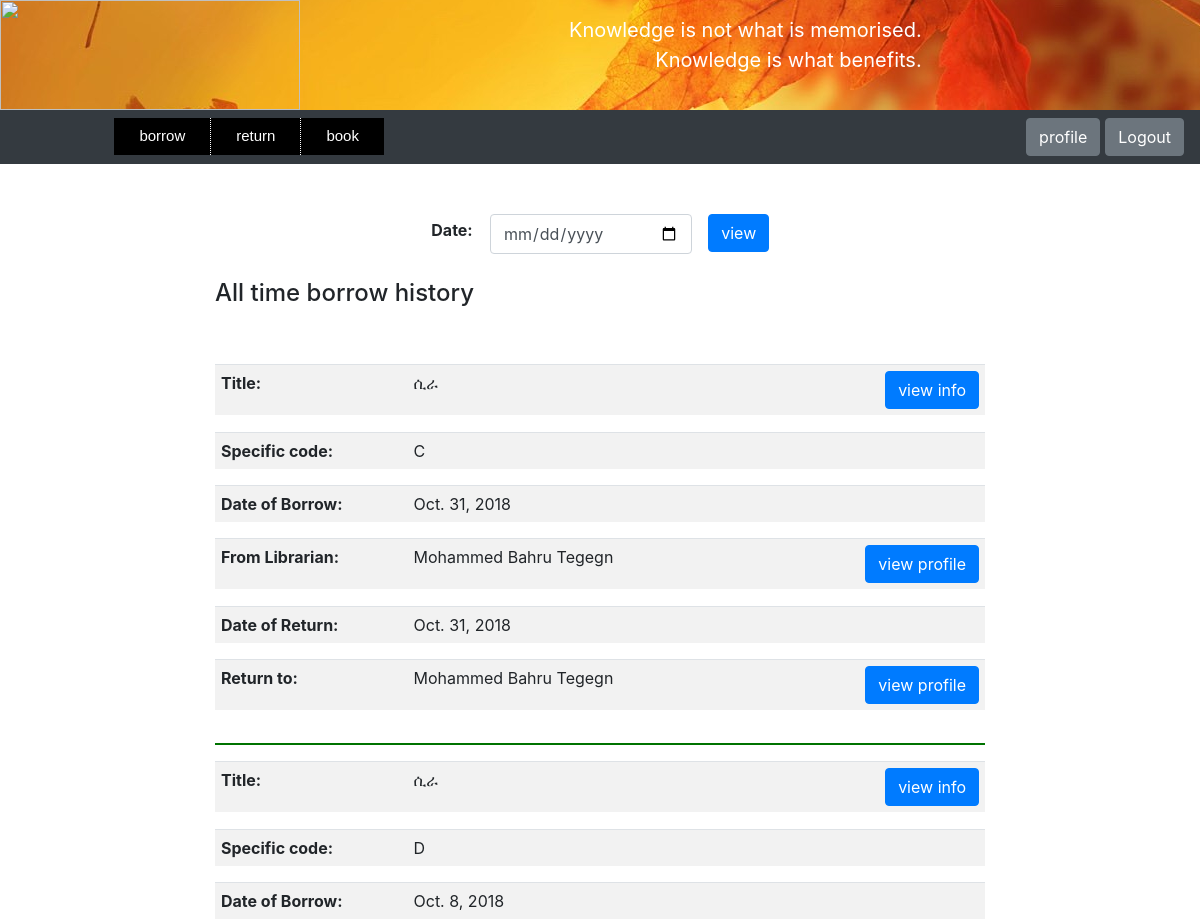
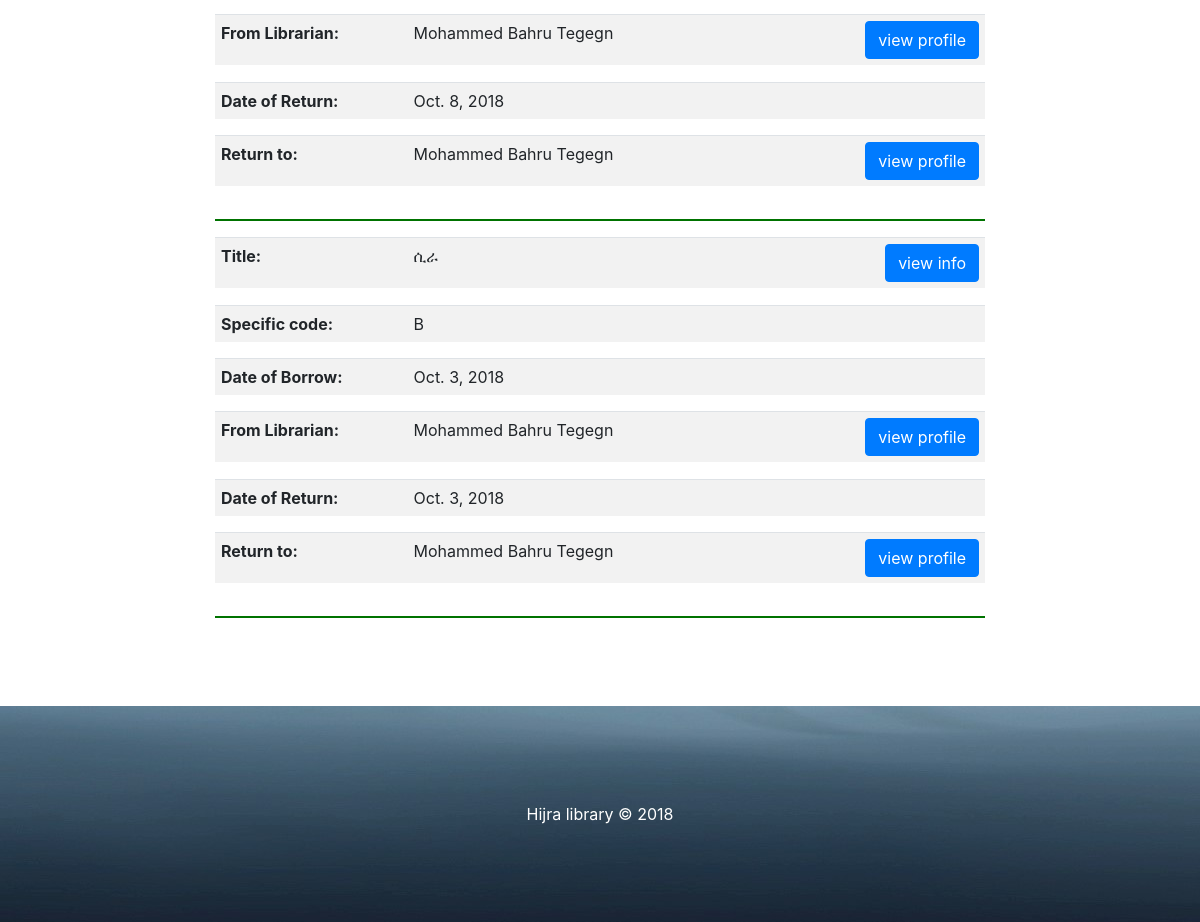
The page /view-borrow-history-by-user/ (signed in) on the database its author committed (2 pictures, top to bottom).
### store/models.py (models this page shows, shortened)
class Borrow(models.Model):
    user = models.ForeignKey(User, on_delete=models.CASCADE)
    book = models.ForeignKey(Book, on_delete=models.CASCADE)
    librarian = models.ForeignKey(Librarian, on_delete=models.CASCADE, null=True, blank=True,
                                  related_name='borrow_librarian')
    specific_code = models.CharField(max_length=200)
    borrow_date = models.DateField()
    return_date = models.DateField(blank=True, null=True)
    return_to = models.ForeignKey(Librarian, on_delete=models.CASCADE, null=True, blank=True,
                                  related_name='return_librarian')

class Book(models.Model):
    code = models.CharField(max_length=200, unique=True)
    title = models.CharField(max_length=200)
    author = models.CharField(max_length=200)
    pub_year = models.PositiveSmallIntegerField(null=True, blank=True)
    category = models.ForeignKey(Category, on_delete=models.CASCADE, null=True, blank=True)
    description = models.TextField(blank=True)
    page = models.PositiveIntegerField()
    amount = models.PositiveIntegerField(default=1)
    specific_code = CollectionField(sort=True, unique_items=True, collection_type=set)
    borrow_specific_code = CollectionField(sort=True, unique_items=True, collection_type=set, blank=True)
    image = models.ImageField(upload_to='', blank=True, default='book.png')
    register_date = models.DateField()
    class Meta:
        unique_together = ('title', 'author', 'page')
    def image_tag(self):
        return mark_safe('<img src="%s" width="150" height="150"/>' % self.image.url)
    image_tag.short_description = 'Image'
    image_tag.allow_tags = True

class Librarian(models.Model):
    librarian_id = models.CharField(max_length=200, blank=True, unique=True)
    name = models.CharField(max_length=200)
    middle_name = models.CharField(max_length=200)
    last_name = models.CharField(max_length=200)
    phone_regex = RegexValidator(
        regex=r'^\+?1?\d{10,15}$',
        message='Phone number must be entered in the format : 0987654321 or +251987654321 up to 15 digits allowed'
    )
    phone = models.CharField(validators=[phone_regex], max_length=15)
    year = models.PositiveSmallIntegerField(blank=True, null=True, default=0)
    department = models.CharField(max_length=200, null=True, blank=True)
    email = models.EmailField(blank=True)
    password_regex = RegexValidator(
        regex=r'^\S{6,1024}',
        message='password must be at least 6 character'
    )
    password = models.CharField(validators=[password_regex], max_length=1024)
    password_hint = models.CharField(max_length=200, blank=True)
    sex = models.CharField(max_length=200, choices=(('male', 'male'), ('female', 'female')))
    photo = models.ImageField(blank=True, default='null.png')
    register_date = models.DateField()
    def image_tag(self):
        return mark_safe('<img src="%s" width="150" height="150"/>' % self.photo.url)
    image_tag.short_description = 'Photo'
    image_tag.allow_tags = True

### store/views.py (the view)
# urls.py: path(r'view-borrow-history-by-user/', views.view_borrow_history_by_user, name='view-borrow-history-by-user'),
def view_borrow_history_by_user(request):
    user_id = request.session.get('user_auth')
    if user_id:
        try:
            user = User.objects.get(user_id=user_id)
        except User.DoesNotExist:
            raise Http404("This user is not registered")
        if request.method == "POST":
            form = DateSearchEngine(request.POST)
            if form.is_valid():
                date = request.POST.get('search_date')
                borrow = Borrow.objects.filter(user=user, borrow_date=date)
                for i in borrow:
                    i.book.photo = "Images/" + str(i.book.image)
                    if i.librarian:
                        i.librarian.image = "Images/" + str(i.librarian.photo)
                    if i.return_to:
                        i.return_to.image = "Images/" + str(i.return_to.photo)
                return render(request, 'webpages/view_borrow_history_by_user.html',
                              {'form': form, 'borrow': borrow, 'date': date})
            return render(request, 'webpages/view_borrow_history_by_user.html', {'form': form, 'date': None})
        else:
            form = DateSearchEngine()
            borrow = Borrow.objects.filter(user=user).order_by('borrow_date').reverse()
            for i in borrow:
                i.book.photo = "Images/" + str(i.book.image)
                if i.librarian:
                    i.librarian.image = "Images/" + str(i.librarian.photo)
                if i.return_to:
                    i.return_to.image = "Images/" + str(i.return_to.photo)
            return render(request, 'webpages/view_borrow_history_by_user.html',
                          {'form': form, 'borrow': borrow, 'date': 'All time'})
    else:
        raise Http404("You are not logged in")

### store/forms.py (shortened to what this page needs)
class DateSearchEngine(forms.Form):
    search_date = forms.DateField(
        label='Date',
        widget=forms.DateInput(attrs={'type': 'date'}),
    )

### store/models.py (called while the page is built)
    def __str__(self):
        return self.name

### store/templates/webpages/view_borrow_history_by_user.html (shortened to what this page needs)
<!DOCTYPE html>
<html lang="en">
    <head class="header-site">
            {% include "webpages/user_page.html" %}
        {% load static %}
        {% load filter %}
        {% load widget_tweaks %}
        <link rel="stylesheet" href="{% static 'files/bootstrap/css/bootstrap.css' %}"  type="text/css" >
        <link rel="stylesheet" href="{% static 'files/style2.css' %}"  type="text/css" >
        <link rel="stylesheet" href="{% static 'files/style3.css' %}"  type="text/css" >
        <link rel="stylesheet" href="{% static 'files/style4.css' %}"  type="text/css" >
        <link rel="stylesheet" href="{% static 'files/style5.css' %}"  type="text/css" >
        <link rel="stylesheet" href="{% static 'files/style6.css' %}"  type="text/css" >
        <link rel="stylesheet" href="{% static 'files/style8.css' %}"  type="text/css" >
    </head>
    <body>
        <div class = "container col-4">
        <form enctype="multipart/form-data" method="post" novalidate>
            {% for field in form.visible_fields %}
                <table style="width:100%; margin-top:0px;">
                    <tr >
                        <td style="width:20%;" align="center">
                            <strong>{{ field.label_tag }}</strong>
                        </td>
                        <td style="width:55%; vertical-align: top;">
                    {% if form.is_bound %}
                        {% if field.errors %}
                            {% render_field field class="form-control is-invalid" %}
                            {% for  error in field.errors %}
                                <div class="invalid-feedback">
                                    {{ error }}
                                </div>
                            {% endfor %}
                        {% else %}
                            {% render_field field class="form-control is-valid" %}
                        {% endif %}
                    {% else %}
                        {% render_field field class="form-control" %}
                    {% endif %}
                        </td>
                        <td style="width:25%; vertical-align: top;" align="center">
                    <button type="submit" class = "btn btn-primary" > view</button>
                        </td>
                    </tr>
                </table>
            {% endfor %}
        </form>
        </div>
        <div class="container col-8">
            {% if date  %}
                {% if borrow %}
                    <br><h4>{{date}} borrow history</h4><br><br>
                {% else %}
                    <br><h4>There is no borrow history on {{date}}</h4><br>
                {% endif %}
            {% endif %}
        </div>
        {% for i in borrow %}
        <div class="container col-8">
                <table  class="table table-striped">
                    <tr>
                        <td style="width: 25%;"><strong>Title:</strong></td>
                        <td style="width: 50%;">{{i.book.title}} </td>
                        <td style="width: 25%;" align="right">
                            <input type="button"  id ="button-book-{{i.id}}" class="btn btn-primary"  onclick="bookFunction({{i.id}})"
                      value="view info" ></td>
                    </tr>
                </table>
            </div>
            <div class="container col-8">
            </div>
            <div class="container col-8">
                <table  class="table table-striped">
                    <tr>
                        <td style="width: 25%;"><strong>Specific code:</strong></td>
                        <td style="width: 75%;">{{i.specific_code}} </td>
                    </tr>
                </table>
            </div>
            {% if date == 'All time' %}
                <div class="container col-8">
                <table  class="table table-striped">
                    <tr>
                        <td style="width: 25%;"><strong>Date of Borrow:</strong></td>
                        <td style="width: 75%;">{{i.borrow_date}} </td>
                    </tr>
                </table>
                </div>
            {% endif %}
            {% if i.librarian %}
                <div class="container col-8">
                    <table  class="table table-striped">
                        <tr>
                            <td style="width: 25%;"><strong>From Librarian:</strong></td>
                            <td style="width: 50%;">{{i.librarian.name}} {{i.librarian.middle_name}}  {{i.librarian.last_name}}</td>
                            <td style="width: 25%;" align="right">
                                <input type="button"  id ="button4-{{i.id}}" class="btn btn-primary"  onclick="librarianFun({{i.id}})"
                                    value="view profile" style="margin-left:15px;"></td>
                        </tr>
                    </table>
                </div>
                <div class="container col-8">
                </div>
            {% endif %}
            <div class="container col-8">
                <table  class="table table-striped">
                    <tr>
                        <td style="width: 25%;"><strong>Date of Return:</strong></td>
                        {% if i.return_date %}
                            <td style="width: 75%;">{{i.return_date}} </td>
                        {% else %}
                            <td style="color:red;width: 75%;"><strong>Not returned</strong>
                        {% endif %}
                    </tr>
                </table>
            </div>
            {% if i.return_date %}
                {% if i.return_to %}
                <div class="container col-8">
                        <table  class="table table-striped">
                            <tr>
                                <td style="width: 25%;"><strong>Return to:</strong></td>
                                <td style="width: 50%;">{{i.return_to.name}} {{i.return_to.middle_name}}  {{i.return_to.last_name}}</td>
                                <td style="width: 25%;" align="right">
                                    <input type="button"  id ="button5-{{i.id}}" class="btn btn-primary"  onclick="returnLibrarianFun({{i.id}})"
                                        value="view profile" style="margin-left:15px;"></td>
                            </tr>
                        </table>
                </div>
                <div class="container col-8">
                </div>
                {% endif %}
            {% endif %}
        <div class="container col-8"><hr></div>
        {% endfor %}
    </body>
    <footer>
        {% include "webpages/footer.html" %}
    </footer>
</html>

### store/static/files/style3.css (style rules this page uses)
a.butt:link, a.back:visited, { background-color: #11aa44; color: white; }
table, th, td { border: 1px solid black; }

### store/static/files/style6.css (style rules this page uses)
.table-striped>tbody>tr>td { padding:6px; text-font:8px; }
hr { background-color: green; border-width:2px; }

### rows shown on the page
Borrow: book "ሲራ", specific_code "C", borrow_date "Oct. 31, 2018", librarian.name "Mohammed", librarian.middle_name "Bahru", librarian.last_name "Tegegn", return_date "Oct. 31, 2018", return_to.name "Mohammed", return_to.middle_name "Bahru", return_to.last_name "Tegegn"
Borrow: book "ሲራ", specific_code "D", borrow_date "Oct. 8, 2018", librarian.name "Mohammed", librarian.middle_name "Bahru", librarian.last_name "Tegegn", return_date "Oct. 8, 2018", return_to.name "Mohammed", return_to.middle_name "Bahru", return_to.last_name "Tegegn"
Borrow: book "ሲራ", specific_code "B", borrow_date "Oct. 3, 2018", librarian.name "Mohammed", librarian.middle_name "Bahru", librarian.last_name "Tegegn", return_date "Oct. 3, 2018", return_to.name "Mohammed", return_to.middle_name "Bahru", return_to.last_name "Tegegn"

### other values the page prints
{{ field.label_tag }} "Date:"
{{ date }} "All time"
